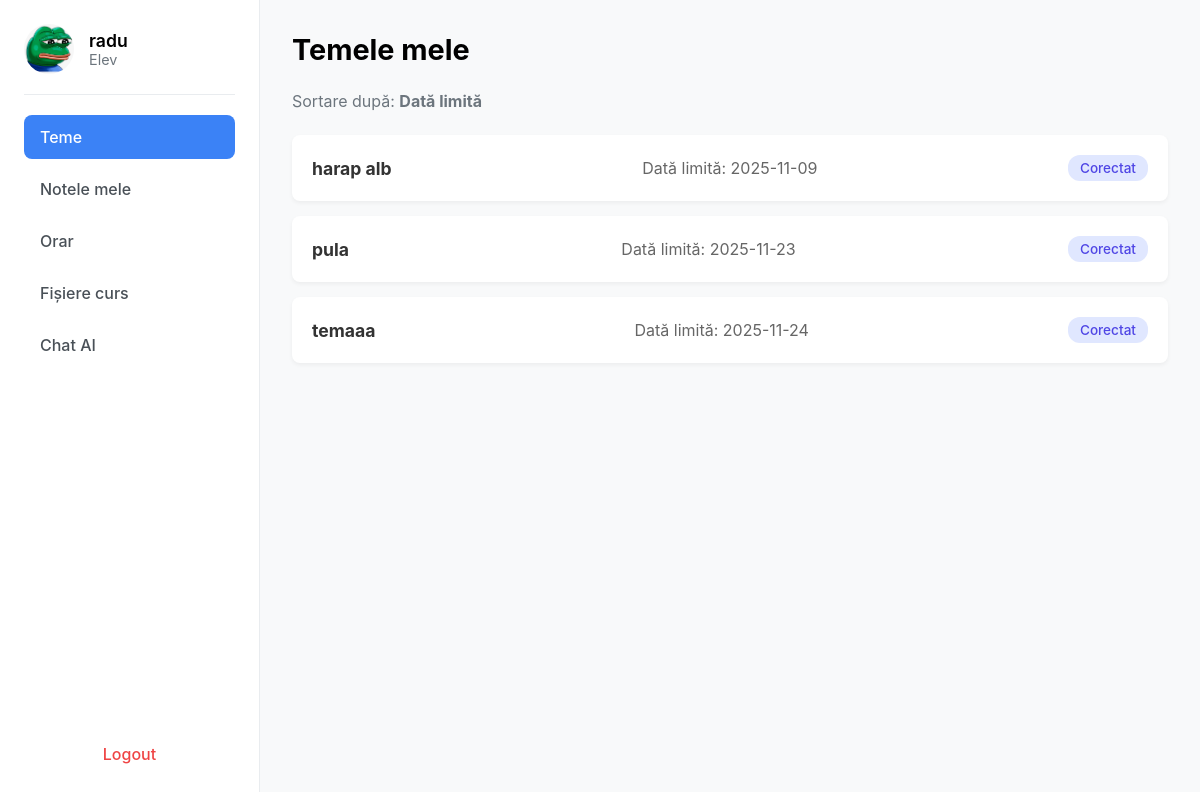
The page /home (signed in) on the database as committed earlier.
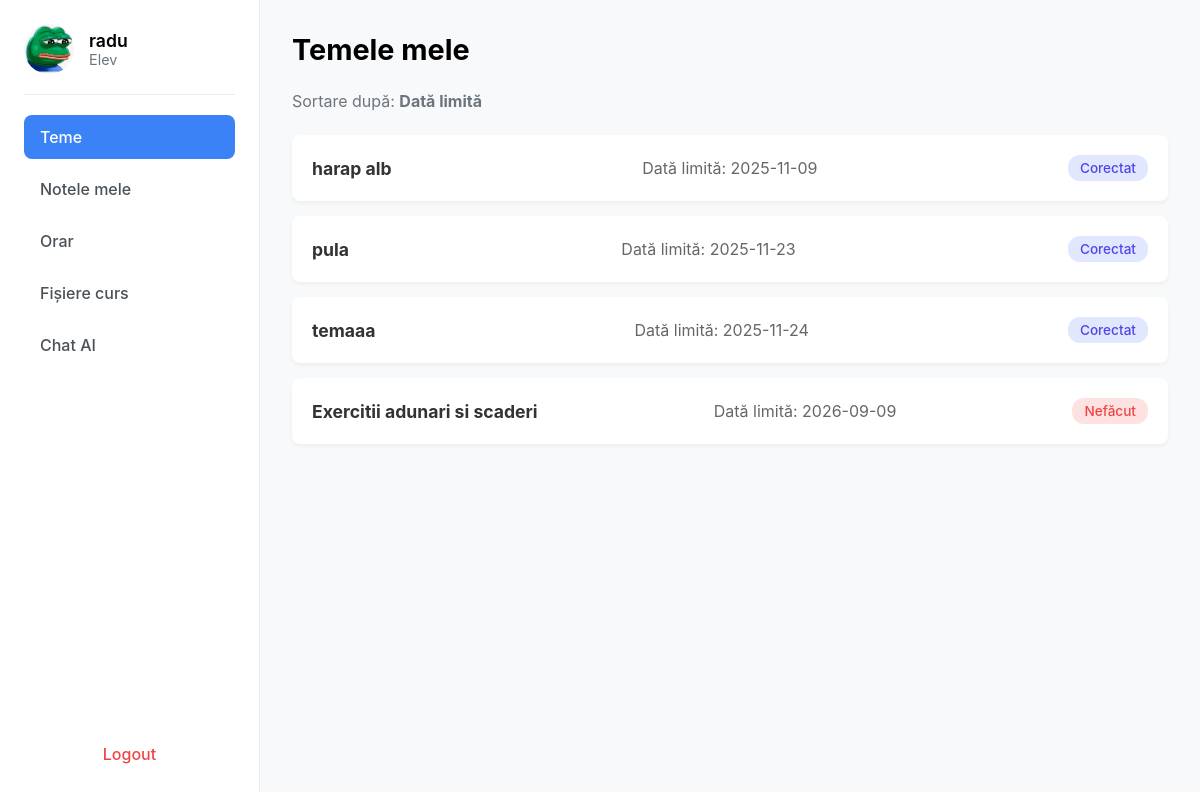
The same page on the database as committed later.
### app/models.py (models this page shows, shortened)
class User(db.Model, UserMixin):
    __tablename__ = 'user'
    id = db.Column(db.Integer, primary_key=True)
    name = db.Column(db.String(100), nullable=False)
    email = db.Column(db.String(150), unique=True, nullable=False)
    password_hash = db.Column(db.String(256), nullable=False)  # Am mărit la 256 pentru siguranță
    role = db.Column(db.String(20), nullable=False)  # 'student', 'professor', 'parent'
    student = db.relationship('Student', back_populates='user', uselist=False)
    professor = db.relationship('Professor', back_populates='user', uselist=False)
    parent = db.relationship('Parent', back_populates='user', uselist=False)

class Assignment(db.Model):
    __tablename__ = 'assignment'
    id = db.Column(db.Integer, primary_key=True)
    teacher_id = db.Column(db.Integer, db.ForeignKey('professor.id'), nullable=False)
    subject_id = db.Column(db.Integer, db.ForeignKey('subject.id'), nullable=False)  # 'id_materie FK'
    title = db.Column(db.String(150), nullable=False)
    description = db.Column(db.Text, nullable=True)
    created_at = db.Column(db.DateTime, default=datetime.utcnow)
    due_date = db.Column(db.DateTime, nullable=True)  # Data limită
    teacher = db.relationship('Professor', back_populates='assignments')
    subject = db.relationship('Subject', back_populates='assignments')
    submissions = db.relationship('Submission', back_populates='assignment')

class Submission(db.Model):
    __tablename__ = 'submission'
    id = db.Column(db.Integer, primary_key=True)
    assignment_id = db.Column(db.Integer, db.ForeignKey('assignment.id'), nullable=False)
    student_id = db.Column(db.Integer, db.ForeignKey('student.id'), nullable=False)
    content = db.Column(db.Text, nullable=True)  # Rezolvarea elevului (poate fi goală inițial)
    status = db.Column(db.String(50), nullable=False, default='Nefăcut')  # ex: Nefăcut, Trimis, Corectat
    submitted_at = db.Column(db.DateTime, nullable=True)  # Se setează doar la trimitere
    assignment = db.relationship('Assignment', back_populates='submissions')
    student = db.relationship('Student', back_populates='submissions')
    feedback = db.relationship('Feedback', back_populates='submission', uselist=False,
                               cascade="all, delete-orphan")  # Relație unu-la-unu

### app/routes.py (the view, shortened to what this page needs)
@bp.route("/home", methods=["GET", "POST"])
@login_required
def home():
    role = current_user.role
    if role == "Profesor":
        user_folder = os.path.join(UPLOAD_FOLDER, str(current_user.id))
        files = get_files_from_folder(user_folder, current_user.id)
        subjects = Subject.query.all()
        subjects_data = []
        for s in subjects:
            subjects_data.append({
                'id': s.id,
                'name': s.name,
                'description': s.description,
                'color': getattr(s, 'color', 'bg-blue-500')  # poți adăuga câmp color în model dacă vrei
            })
        return render_template("test.html", user=current_user, files=files, subjects=subjects_data)
    elif role == "Elev":
        student_profile = Student.query.filter_by(user_id=current_user.id).first()
        assignments_data = []
        if student_profile:
            my_submissions = Submission.query.filter_by(
                student_id=student_profile.id
            ).join(Assignment).order_by(Assignment.due_date.asc()).all()
            for sub in my_submissions:
                assignments_data.append({
                    "id": sub.assignment.id,  # ID-ul temei
                    "title": sub.assignment.title,
                    "due_date": sub.assignment.due_date.strftime("%Y-%m-%d") if sub.assignment.due_date else "N/A",
                    "status": sub.status  # "Nefăcut", "Trimis" sau "Corectat"
                })
        return render_template("elev.html", user=current_user, assignments=assignments_data)
    else:
        logout_user()
        return redirect(url_for("main.login"))

### app/__init__.py (called while the page is built)
def create_app():
    app = Flask(__name__)
    app.secret_key = "secret123"  # schimbă cu ceva sigur
    app.config['SQLALCHEMY_DATABASE_URI'] = 'sqlite:///users.db'
    app.config['SQLALCHEMY_TRACK_MODIFICATIONS'] = False
    db.init_app(app)
    login_manager.init_app(app)
    from .routes import bp
    app.register_blueprint(bp)
    from .models import User  # import modelul User
    @login_manager.user_loader
    def user_loader(user_id):
        try:
            return User.query.get(int(user_id))
        except ValueError:
            return None
    with app.app_context():
        db.create_all()
    return app

### app/templates/elev.html (shortened to what this page needs)
{% extends "base.html" %}
{% block content %}
<div class="sidebar">
    <div class="profile">
        <img src="{{ url_for('static', filename='images/images.jpeg') }}" alt="Profile">
        <div>
            <h3>{{ user.name }}</h3>
            <p>{{ user.role }}</p>
        </div>
    </div>
    <ul class="menu">
        <li class="active"><a href="{{ url_for('main.home') }}">Teme</a></li>
        <li><a href="{{ url_for('main.note_elev') }}">Notele mele</a></li>
        <li><a href="{{ url_for('main.orar') }}">Orar</a></li>
        <li><a href="#">Fișiere curs</a></li>
        <li><a href="{{ url_for('main.chat_page') }}" target="_blank">Chat AI</a></li>
    </ul>
    <a class="logout" href="{{ url_for('main.logout') }}">Logout</a>
</div>
<div class="main">
    <div class="header">
        <h2>Temele mele</h2>
    </div>
    <div class="subheader">
        <div>Sortare după: <strong>Dată limită</strong></div>
    </div>
    <div class="assignment-list">
        {% for assignment in assignments %}
        <div class="assignment-card"
        onclick="window.location.href='{{ url_for('main.detaliu_tema', id_tema=assignment.id) }}';"
        style="cursor: pointer;">
        <h4>{{ assignment.title }}</h4>
        <p>Dată limită: {{ assignment.due_date }}</p>
        <span class="status status-{{ assignment.status.lower().replace(' ', '-') }}">{{ assignment.status }}</span>
        </div>
        {% endfor %}
    </div>
</div>
{% endblock %}

### app/templates/base.html (shortened to what this page needs)
<!DOCTYPE html>
<html lang="en">
<head>
    {% if request.path == url_for('main.login') or request.path == url_for('main.register') %}
        <link rel="stylesheet" href="{{ url_for('static', filename='css/auth.css') }}">
    {% else %}
        <link rel="stylesheet" href="{{ url_for('static', filename='css/dashboard.css') }}">
    {% endif %}
</head>
<body>
    {% block content %}{% endblock %}
</body>
</html>

### app/static/css/dashboard.css (style rules this page uses)
body { font-family: -apple-system, BlinkMacSystemFont, "Segoe UI", Roboto, Helvetica, Arial, sans-serif; background-color: #f8f9fa; margin: 0; display: flex; min-height: 100vh; }
.sidebar { width: 260px; background: #ffffff; border-right: 1px solid #e9ecef; display: flex; flex-direction: column; padding: 24px; box-sizing: border-box; }
.main { flex-grow: 1; padding: 32px; background-color: #f8f9fa; }
.profile { display: flex; align-items: center; gap: 15px; padding-bottom: 20px; border-bottom: 1px solid #e9ecef; }
.profile img { width: 50px; height: 50px; border-radius: 50%; }
.profile h3 { margin: 0; font-size: 1.1rem; font-weight: 600; }
.profile p { margin: 0; font-size: 0.9rem; color: #6c757d; }
.menu { list-style: none; padding: 20px 0; margin: 0; flex-grow: 1; }
.menu li { margin-bottom: 8px; }
.menu li a { display: block; padding: 12px 16px; text-decoration: none; color: #495057; font-weight: 500; border-radius: 8px; transition: background-color 0.2s, color 0.2s; }
.menu li.active a { background-color: #3b82f6; color: #ffffff; }
.logout { display: block; padding: 12px 16px; text-decoration: none; color: #ef4444; font-weight: 500; border-radius: 8px; transition: background-color 0.2s; text-align: center; }
.header { display: flex; justify-content: space-between; align-items: center; margin-bottom: 24px; }
.header h2 { margin: 0; font-size: 1.8rem; font-weight: 700; }
.subheader { display: flex; gap: 30px; margin-bottom: 24px; color: #6c757d; }
.assignment-list { display: flex; flex-direction: column; gap: 15px; }
.assignment-card { background: #fff; border-radius: 8px; padding: 20px; box-shadow: 0 2px 4px rgba(0,0,0,0.05); display: flex; justify-content: space-between; align-items: center; transition: box-shadow 0.2s; }
.assignment-card h4 { margin: 0; font-size: 1.1rem; color: #333; }
.assignment-card p { margin: 0; color: #666; }
.assignment-card .status { padding: 5px 12px; border-radius: 12px; font-weight: 500; font-size: 0.85rem; }
.status-nefăcut { background-color: #fee2e2; color: #ef4444; }
.status-corectat { background-color: #e0e7ff; color: #4f46e5; }

Rows that differ between the two databases and show on the page:
added Assignment: title "Exercitii adunari si scaderi"
added Submission: status "Nefăcut"
Other text that changed with them:
new list line: "Dată limită: 2026-09-09"
